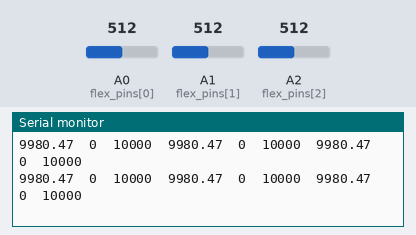
A sketch run on a simulated Arduino Uno, built with avr-gcc and run on an emulated ATmega328P. On the bench: the last lines printed to the serial monitor. The test bench sets the inputs (shaded band); at power-on: A0 (flex_pins[0]) = 512, A1 (flex_pins[1]) = 512, A2 (flex_pins[2]) = 512.

Above: at 1.2 s.
1.3 s: A0 (flex_pins[0]) set to 100
At 1.9 s:
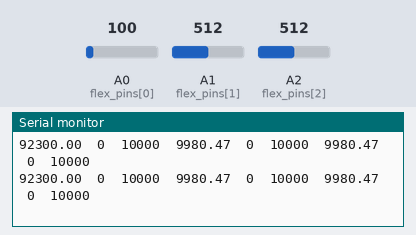
2.8 s: A0 (flex_pins[0]) set to 83
At 3.4 s:
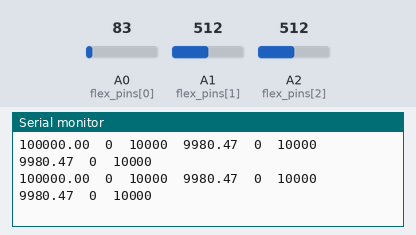
Timing chart, 0 to 5.8 s (numbered marks = the images above; inputs shaded):
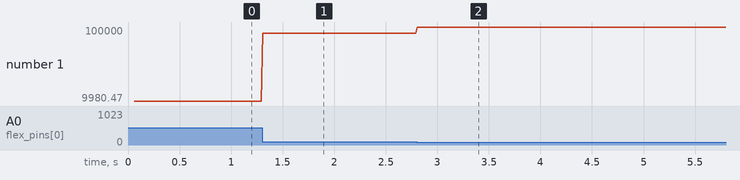

Measured:
- after the input at 1.3 s, the serial monitor: prints a new line at once (image 1)
- after the input at 2.8 s, the serial monitor: prints a new line at once (image 2)
- plotted number 1: 9980.47 → 92300 after the input at 1.3 s, 92300 → 100000 after the input at 2.8 s

The sketch:

Flex_Sensors_0.ino
```cpp
/* d *****************************************************************************

Based on:
    Flex_Sensor_Example.ino
    Example sketch for SparkFun's flex sensors
      (https://www.sparkfun.com/products/10264)
    Jim Lindblom @ SparkFun Electronics
    April 28, 2016

    Create a voltage divider circuit combining a flex sensor with a 47k resistor.
    - The resistor should connect from A0 to GND.
    - The flex sensor should connect from A0 to 3.3V
    As the resistance of the flex sensor increases (meaning it's being bent), the
    voltage at A0 should decrease.

    Development environment specifics:
    Arduino 1.6.7
******************************************************************************/


char* Flexes[]={"FR0","FR1", "FL2","FL3", "FC0", "FL0","FL1", "FL2","FR3"};

//FL2 'sparks', FR3 'sparks'

float baselines[] = {0,0,0,0,0,0,0,0,0,0,0,0};

int flex_pins[] = {A0,A1, A2,A3};//A0,A1, A2,A3};//,   A6,A7, A8,A9 };

int num_pins = 3;
const float VCC = 5.0; // Estimated voltage of Ardunio 5V line
//const float R_DIV = 47500.0; // Measured resistance of 47k resistor
const float R_DIV = 10000.0; // Estimated resistance of 10k resistor

const int TAB_FORMAT = 1;


float get_flexR(int pin)
{
  int flexADC;
  float flexV;
  float flexR;
  flexADC = analogRead(flex_pins[pin]);
  flexV = flexADC * VCC / 1023.0;
  flexR = R_DIV * (VCC / flexV - 1.0);
  return flexR;
}

void setup()
{
  Serial.begin(115200);
  for( int i = 0; i < num_pins; i = i + 1 ) {
        pinMode(flex_pins[i], INPUT);
    for( int j = 0; j < 100; j = j + 1 ) {
      baselines[i] += get_flexR(i);
    }
    baselines[i] /= 100.0;
  }
}


void loop()
{
  float bflexR;

  for( int i = 0; i < num_pins; i = i + 1 ) {
    bflexR = get_flexR(i); // - baselines[i];


    if (bflexR > 100000) {bflexR = 100000;}


    Serial.print(bflexR);
    if (TAB_FORMAT) Serial.print("\t0\t10000\t");
    else Serial.println(")");
  }

  if (TAB_FORMAT) Serial.println("");


  delay(10);


}
```
